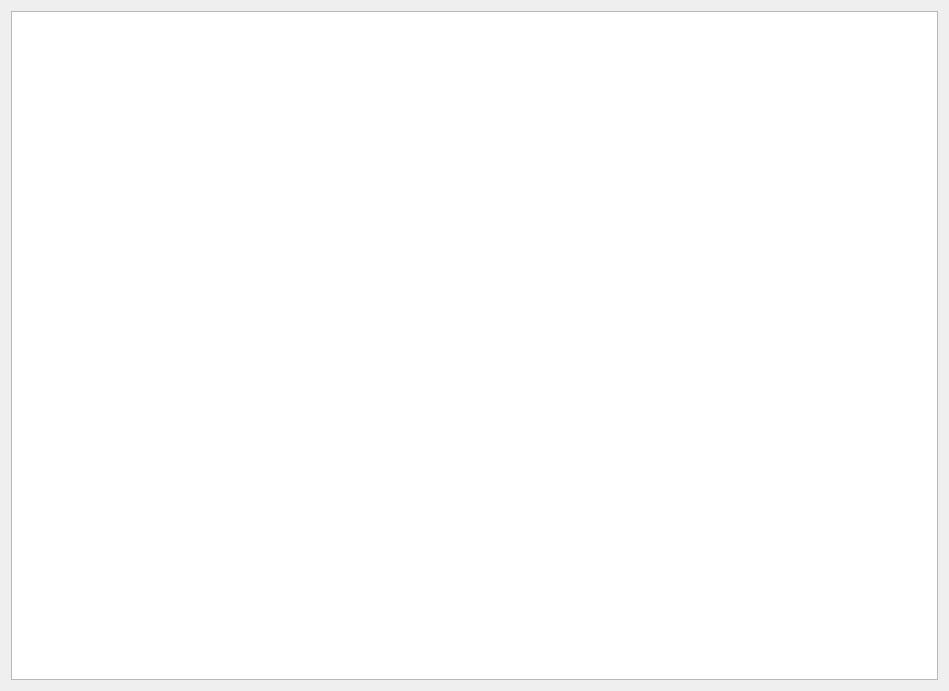
<?xml version="1.0" encoding="UTF-8"?>
<ui version="4.0">
 <class>Form</class>
 <widget class="QWidget" name="Form">
  <property name="geometry">
   <rect>
    <x>0</x>
    <y>0</y>
    <width>949</width>
    <height>691</height>
   </rect>
  </property>
  <property name="windowTitle">
   <string>Form</string>
  </property>
  <layout class="QGridLayout" name="gridLayout_2">
   <item row="0" column="0">
    <layout class="QGridLayout" name="gridLayout">
     <item row="0" column="0">
      <widget class="QTableView" name="tableView"/>
     </item>
    </layout>
   </item>
  </layout>
 </widget>
 <resources/>
 <connections/>
</ui>
